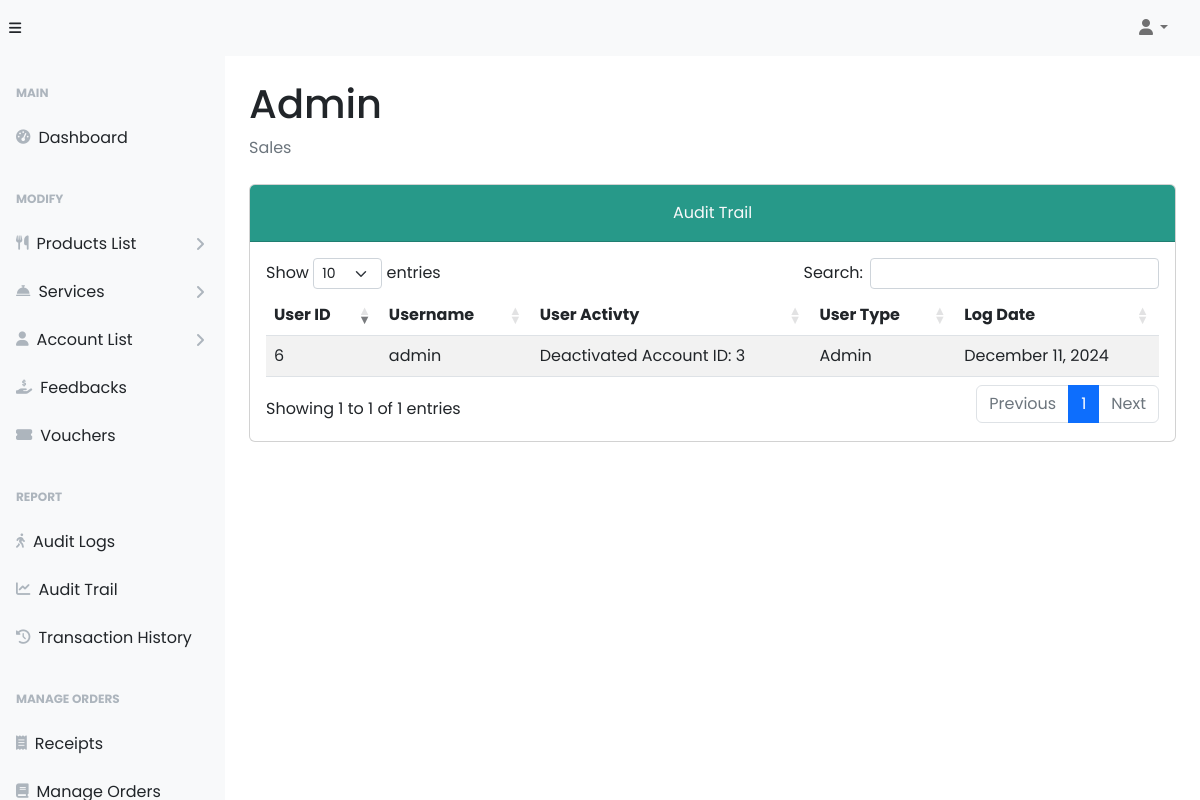
The app's page /admin/auditTrail.php (signed in), older data.
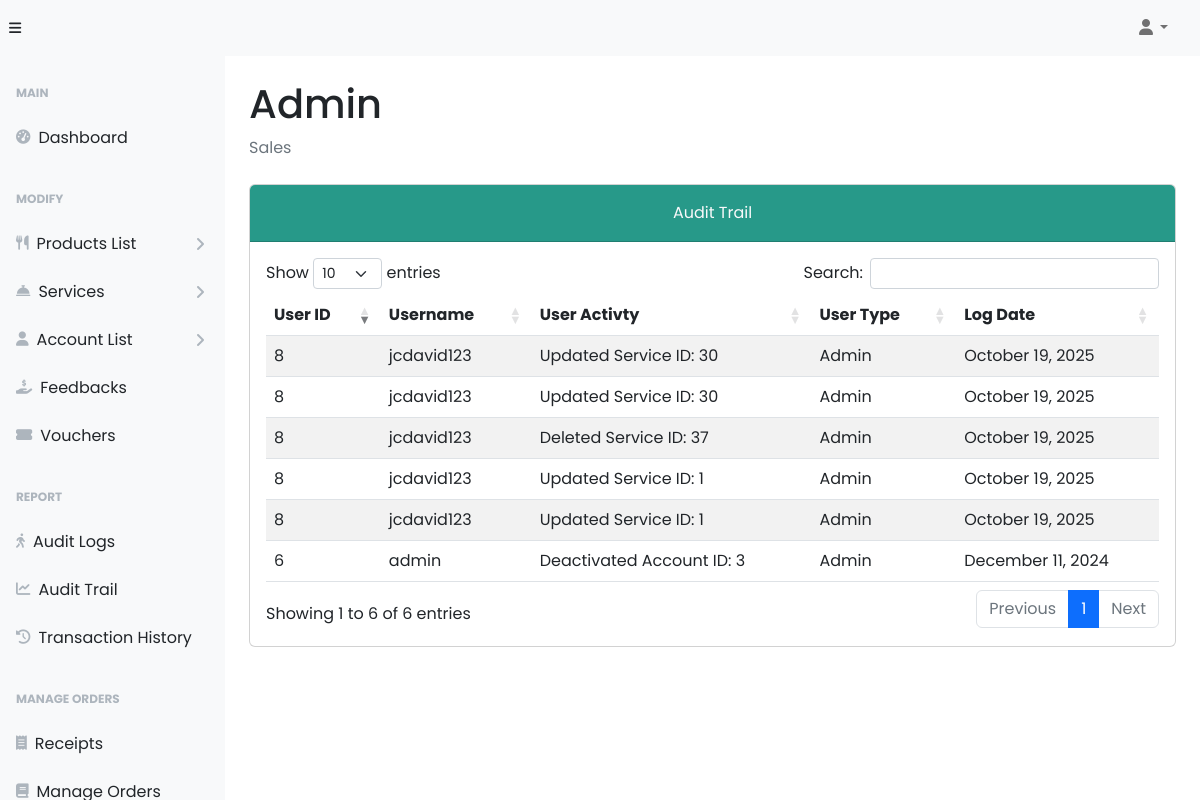
The same page, newer data.
### tables this page shows
CREATE TABLE `tbl_audit_trail` (
  `trail_user_id` int(11) DEFAULT NULL,
  `trail_username` varchar(50) DEFAULT NULL,
  `trail_activity` varchar(50) DEFAULT NULL,
  `trail_user_type` varchar(50) DEFAULT NULL,
  `trail_date` timestamp NOT NULL DEFAULT current_timestamp()
);

### admin/auditTrail.php (the view, shortened to what this page needs)
<?php
require_once("../backend/config/config.php");
?>
<!DOCTYPE html>
<html lang="en">
  <head>
    <link href="https://cdnjs.cloudflare.com/ajax/libs/font-awesome/6.5.1/css/all.min.css" rel="stylesheet">
    <link rel="stylesheet" href="../styles/dataTables.min.css">
    <link rel="stylesheet" href="../plugins/dataTables.bootstrap5.min.css">
    <link rel="stylesheet" href="../styles/bootsrap5-min.css">
    <link rel="stylesheet" href="../styles/card-general.css">
  </head>
  <body class="sb-nav-fixed">
    <?php require_once("./navbar.php"); ?>
    <div id="layoutSidenav">
      <?php require_once("./sidebar.php"); ?>
      <div id="layoutSidenav_content">
        <main>
          <div class="container-fluid px-4">
            <h1 class="mt-4" id="full_name">Admin</h1>
            <ol class="breadcrumb mb-4">
              <li class="breadcrumb-item active">Sales</li>
            </ol>
              <div class="card mb-5">
                    <div class="card-header bg-primary pt-3">
                        <div class="text-center">
                            <p class="card-title text-light">Audit Trail
                        </div>
                    </div>
                    <div class="card-body">
                      <table id="userAuditLogs" class="table table-striped nowrap" style="width:100%">
                        <thead>
                          <tr>
                            <th>User ID</th>
                            <th>Username</th>
                            <th>User Activty</th>
                            <th>User Type</th>
                            <th>Log Date</th>
                          </tr>
                        </thead>
                        <tbody>
                          <?php
                            $query = "SELECT * FROM tbl_audit_trail";
                            $stmt = $conn->prepare($query);
                            $stmt->execute();
                            $result = $stmt->get_result();
                              while ($data = $result->fetch_assoc()) {
                                $dateObject = new DateTime($data["trail_date"]);
                          ?>
                          <tr>
                            <td><?php echo $data['trail_user_id'];?></td>
                            <td><?php echo $data['trail_username'];?></td>
                            <td><?php echo $data['trail_activity'];?></td>
                            <td><?php echo $data['trail_user_type'];?></td>
                            <td><?php echo $dateObject->format('F j, Y'); ?></td>
                          </tr>
                          <?php
                            }
                          ?>
                        </tbody>
                      </table>
                    </div>
                  </div>
            </div>
      </main>
    </div>
  </div>
    <link rel="stylesheet" href="../styles/dataTables.min.css">
  </body>
</html>

Row changes from the older to the newer data that the page shows:
added tbl_audit_trail: trail_user "8", trail_username "jcdavid123", trail_activity "Updated Service ID: 30", trail_user_type "Admin", trail_date "October 19, 2025"
added tbl_audit_trail: trail_user "8", trail_username "jcdavid123", trail_activity "Updated Service ID: 30", trail_user_type "Admin", trail_date "October 19, 2025"
added tbl_audit_trail: trail_user "8", trail_username "jcdavid123", trail_activity "Deleted Service ID: 37", trail_user_type "Admin", trail_date "October 19, 2025"
added tbl_audit_trail: trail_user "8", trail_username "jcdavid123", trail_activity "Updated Service ID: 1", trail_user_type "Admin", trail_date "October 19, 2025"
added tbl_audit_trail: trail_user "8", trail_username "jcdavid123", trail_activity "Updated Service ID: 1", trail_user_type "Admin", trail_date "October 19, 2025"
Text that changed along with them:
text written by a page script: "Show entries Search: Showing 1 to 1 of 1 entries Previous 1 Next" → "Show entries Search: Showing 1 to 6 of 6 entries Previous 1 Next"
